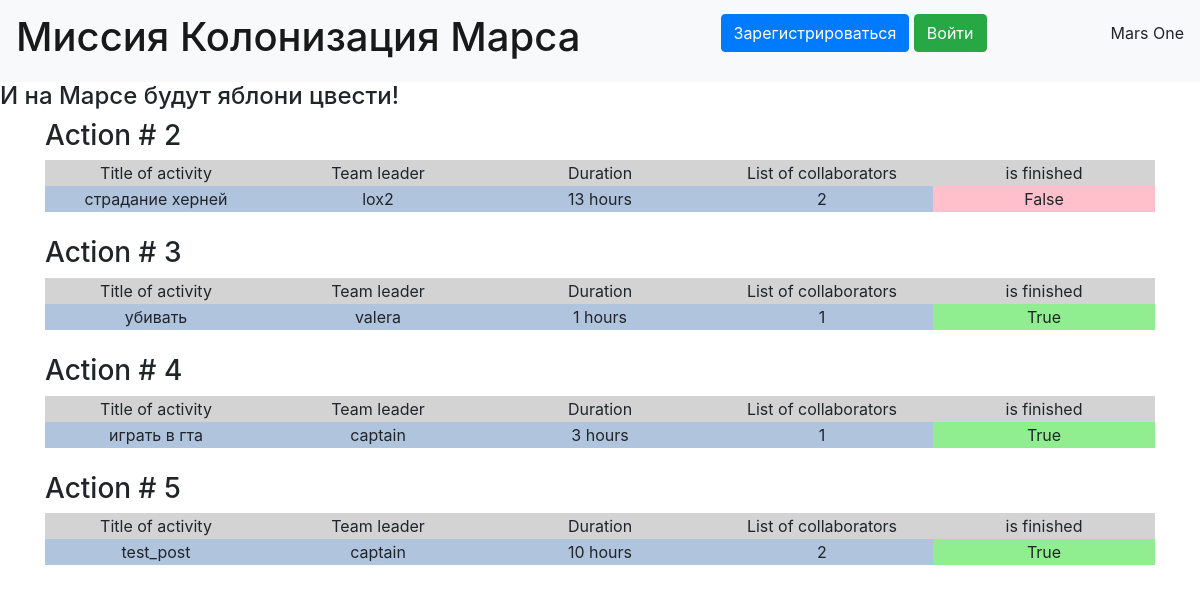
The page / on the database its author committed.
### data/job.py (models this page shows)
class Jobs(SqlAlchemyBase, SerializerMixin):
    __tablename__ = 'jobs'
    id = sqlalchemy.Column(sqlalchemy.Integer, primary_key=True, autoincrement=True)
    team_leader = sqlalchemy.Column(sqlalchemy.Integer, sqlalchemy.ForeignKey("users.id"))
    job = sqlalchemy.Column(sqlalchemy.String, nullable=False)
    work_size = sqlalchemy.Column(sqlalchemy.Integer, nullable=False)
    collaborators = sqlalchemy.Column(sqlalchemy.String, nullable=False, default="")
    start_date = sqlalchemy.Column(sqlalchemy.DateTime, default=datetime.datetime.now)
    end_date = sqlalchemy.Column(sqlalchemy.DateTime, default=datetime.datetime.now)
    is_finished = sqlalchemy.Column(sqlalchemy.Boolean, nullable=False, default=False)
    user_relationship = orm.relationship("User", back_populates="job_relationship")

### data/user.py (models this page shows, shortened)
class User(SqlAlchemyBase, UserMixin, SerializerMixin):
    __tablename__ = 'users'
    id = sqlalchemy.Column(sqlalchemy.Integer, primary_key=True, autoincrement=True)
    surname = sqlalchemy.Column(sqlalchemy.String)
    name = sqlalchemy.Column(sqlalchemy.String)
    age = sqlalchemy.Column(sqlalchemy.Integer)
    position = sqlalchemy.Column(sqlalchemy.String)
    speciality = sqlalchemy.Column(sqlalchemy.String)
    address = sqlalchemy.Column(sqlalchemy.String)
    email = sqlalchemy.Column(sqlalchemy.String, unique=True)
    city_from = sqlalchemy.Column(sqlalchemy.String)
    hashed_password = sqlalchemy.Column(sqlalchemy.String)
    modified_date = sqlalchemy.Column(sqlalchemy.DateTime, default=datetime.datetime.now)
    job_relationship = orm.relationship("Jobs", back_populates="user_relationship")

### server.py (the view)
@app.route('/', methods=["GET", "POST"])
def main_route():
    db_sess = db_session.create_session()
    jobs_data = db_sess.query(Jobs).all()
    return render_template('base_with_btn.html', jobs_data=jobs_data)

### data/db_session.py (called while the page is built)
def create_session() -> Session:
    global __factory
    return __factory()

### templates/base_with_btn.html (shortened to what this page needs)
{% extends "base.html" %}
{% block content %}
    {% for item in jobs_data %}
    <strong><h3>Action # {{item.id}}</h3></strong>
    <table>
        <tr class="heading_table">
            <td>Title of activity</td>
            <td>Team leader</td>
            <td>Duration</td>
            <td>List of collaborators</td>
            <td>is finished</td>
        </tr>
        <tr class="body_table">
            <td>{{item.job}}</td>
            <td>{{item.user_relationship.name}}</td>
            <td>{{item.work_size}} hours</td>
            <td>{{item.collaborators}}</td>
            {% if not item.is_finished%}
                <td class="pink_row">{{item.is_finished}}</td>
            {% else %}
                <td class="green_row">{{item.is_finished}}</td>
            {% endif %}
        </tr>
    </table>
    <br>
{% endfor %}
{% endblock %}

### templates/base.html (shortened to what this page needs)
<!doctype html>
<html lang="en">
<head>
    <link href="https://cdn.jsdelivr.net/npm/bootstrap@4.4.1/dist/css/bootstrap.min.css" rel="stylesheet">
    <link rel="stylesheet" type="text/css" href="{{url_for('static', filename='css/style.css')}}"/>
</head>
</head>
<body>
<header>
    <nav class="navbar navbar-light bg-light">
        <a class="navbar-brand" href="#"><h1>Миссия Колонизация Марса</h1></a>
        {% if current_user.is_authenticated %}
        <a href="/logout" class="navbar-brand">{{ current_user.surname}} {{ current_user.name }}</a>
        <a class="btn btn-danger" href="/logout">Выйти </a>
        {% else %}
        <p>
            <a class="btn btn-primary " href="/register">Зарегистрироваться</a>
            <a class="btn btn-success" href="/login">Войти</a>
        </p>
        {% endif %}
        <p>Mars One</p>
    </nav>
</header>
<h4>И на Марсе будут яблони цвести!</h4>
<main role="main" class="container">
    {% block content %}{% endblock %}
</main>
</body>
</html>

### static/css/style.css (style rules this page uses)
table { text-align: center; alignment: center; width: 100%; overflow-wrap: break-word; word-break: break-word; table-layout: fixed; }
.heading_table { background-color: lightgray; }
.body_table { background-color: lightsteelblue; }
.pink_row { background-color: pink; }
.green_row { background-color: lightgreen; }

### rows shown on the page
Jobs: id "2", job "страдание херней", user_relationship.name "lox2", work_size "13", collaborators "2", is_finished "False"
Jobs: id "3", job "убивать", user_relationship.name "valera", work_size "1", collaborators "1", is_finished "True"
Jobs: id "4", job "играть в гта", user_relationship.name "captain", work_size "3", collaborators "1", is_finished "True"
Jobs: id "5", job "test_post", user_relationship.name "captain", work_size "10", collaborators "2", is_finished "True"
